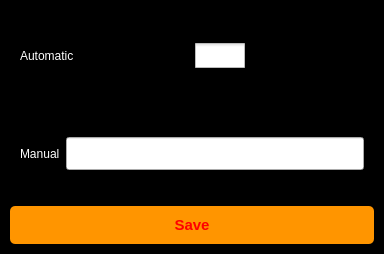
<?xml version="1.0" encoding="UTF-8"?>
<ui version="4.0">
 <class>MainWindow</class>
 <widget class="QMainWindow" name="MainWindow">
  <property name="geometry">
   <rect>
    <x>0</x>
    <y>0</y>
    <width>384</width>
    <height>254</height>
   </rect>
  </property>
  <property name="windowTitle">
   <string>Port/Proxy</string>
  </property>
  <widget class="QWidget" name="centralwidget">
   <property name="styleSheet">
    <string notr="true">QFrame {
background-color: black;
color: white;
	font: 18pt &quot;Roboto&quot;;
}

/* Scan Button Styling */
QPushButton {
  background-color: #FF9500; /* A bright orange for high visibility and action-inducement */
  color: red; /* Black text for high contrast on the orange button */
  font-size: 15px;
  font-weight: bold; /* Bold text to signify importance */
  padding: 10px; /* Generous padding to make the button touch-friendly */
  border: none; /* No border for a modern, flat design */
  border-radius: 5px; /* Slightly rounded corners for a modern look */
}

QPushButton:hover {
  background-color: #E87C00; /* A slightly darker shade of orange for the hover state */
}

QLineEdit {
font-size: 16pt;
}

QCheckBox::indicator {
    width: 25px;
    height: 25px;
}

QCheckBox::indicator::checked {
width: 50px   

}

QCheckBox::indicator::unchecked {
width: 50px;
}
</string>
   </property>
   <layout class="QHBoxLayout" name="horizontalLayout">
    <property name="spacing">
     <number>0</number>
    </property>
    <property name="leftMargin">
     <number>0</number>
    </property>
    <property name="topMargin">
     <number>0</number>
    </property>
    <property name="rightMargin">
     <number>0</number>
    </property>
    <property name="bottomMargin">
     <number>0</number>
    </property>
    <item>
     <widget class="QFrame" name="frame">
      <property name="frameShape">
       <enum>QFrame::StyledPanel</enum>
      </property>
      <property name="frameShadow">
       <enum>QFrame::Raised</enum>
      </property>
      <layout class="QVBoxLayout" name="verticalLayout">
       <item>
        <widget class="QFrame" name="frame_2">
         <property name="frameShape">
          <enum>QFrame::StyledPanel</enum>
         </property>
         <property name="frameShadow">
          <enum>QFrame::Raised</enum>
         </property>
         <layout class="QHBoxLayout" name="horizontalLayout_2">
          <item>
           <widget class="QLabel" name="label">
            <property name="text">
             <string>Automatic</string>
            </property>
           </widget>
          </item>
          <item>
           <widget class="QCheckBox" name="checkBox">
            <property name="minimumSize">
             <size>
              <width>0</width>
              <height>0</height>
             </size>
            </property>
            <property name="text">
             <string>CheckBox</string>
            </property>
           </widget>
          </item>
         </layout>
        </widget>
       </item>
       <item>
        <widget class="QFrame" name="frame_3">
         <property name="frameShape">
          <enum>QFrame::StyledPanel</enum>
         </property>
         <property name="frameShadow">
          <enum>QFrame::Raised</enum>
         </property>
         <layout class="QHBoxLayout" name="horizontalLayout_3">
          <item>
           <widget class="QLabel" name="label_2">
            <property name="text">
             <string>Manual</string>
            </property>
           </widget>
          </item>
          <item>
           <widget class="QLineEdit" name="lineEdit"/>
          </item>
         </layout>
        </widget>
       </item>
       <item>
        <widget class="QPushButton" name="pushButton">
         <property name="text">
          <string>Save</string>
         </property>
        </widget>
       </item>
      </layout>
     </widget>
    </item>
   </layout>
  </widget>
 </widget>
 <resources/>
 <connections/>
</ui>
